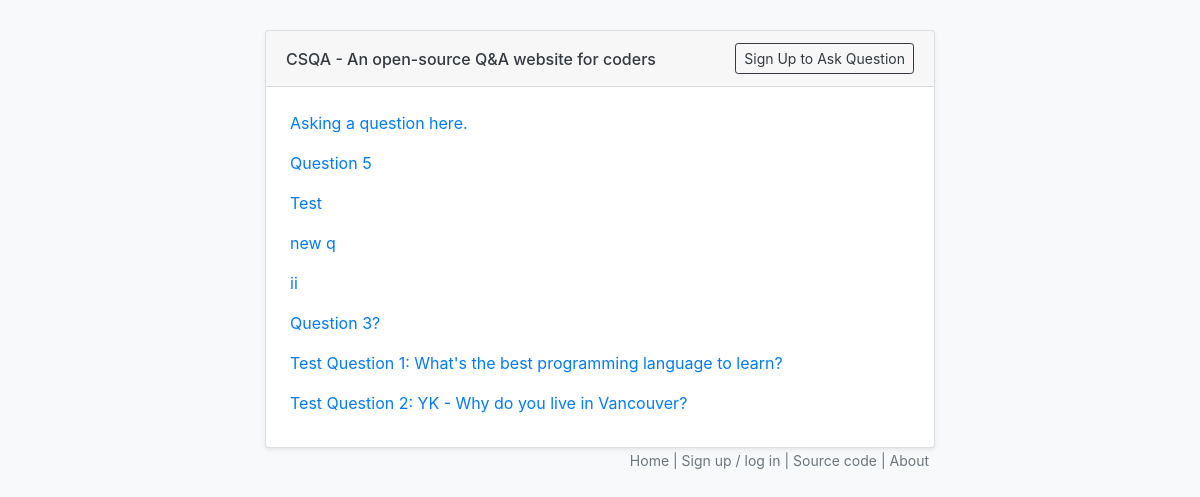
The page / on the database its author committed.
### main/models.py (models this page shows, shortened)
class Question(models.Model):
    user = models.ForeignKey(User, on_delete=models.CASCADE)
    title = models.CharField(max_length=200)
    body = models.TextField(blank=True, null=True)
    created     = models.DateTimeField(editable=False)
    modified    = models.DateTimeField()

### main/views.py (the view)
# urls.py: path('', homeFeedView),
def homeFeedView(request):
    current_user = request.user
    questions = Question.objects.all().order_by('-created')[:30]
    context = {
        'current_user': current_user,
        'questions': questions
    }
    return render(request, 'home.html', context)

### templates/home.html
{% extends "base.html" %}
{% block content %}
{% for question in questions %}
    <p>
        <a href="/question/{{question.id}}">{{ question.title }}</a>
    </p>
{% endfor %}
{% endblock %}

### rows shown on the page
Question: title "Asking a question here."
Question: title "Question 5"
Question: title "Test"
Question: title "new q"
Question: title "ii"
Question: title "Question 3?"
Question: title "Test Question 1: What's the best programming language to learn?"
Question: title "Test Question 2: YK - Why do you live in Vancouver?"
